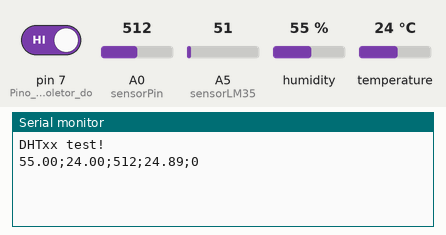
A sketch run on a simulated Arduino Uno, built with avr-gcc and run on an emulated ATmega328P. Parts: the last lines printed to the serial monitor. The inputs (shaded band) are chosen by the test bench; at power-on: humidity 55 %, A5 (sensorLM35) = 51, A0 (sensorPin) = 512, pin 7 (Pino_ligado_ao_coletor_do) HIGH, temperature 24 °C.

Above: at 1.2 s.
1.3 s: humidity set to 22 %
3.2 s: A5 (sensorLM35) set to 61
At 3.2 s:
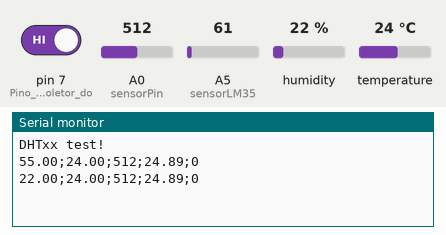
5.1 s: A0 (sensorPin) set to 716
At 6.8 s:
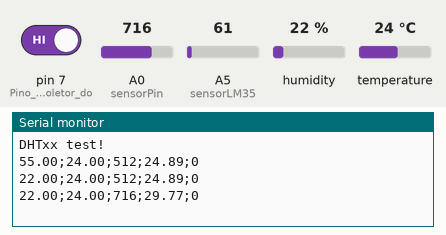
7.0 s: pin 7 (Pino_ligado_ao_coletor_do) driven LOW
8.9 s: temperature set to 12 °C
At 9.5 s:
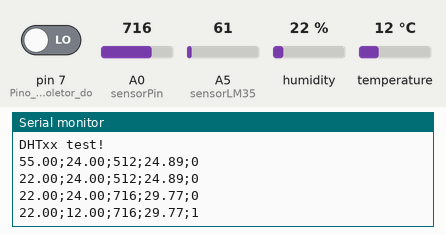
10.8 s: A5 (sensorLM35) set to 71
At 12.7 s:
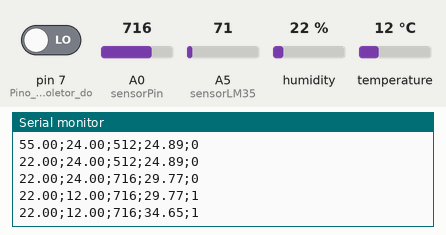
Timing chart, 0 to 13.7 s (numbered marks = the images above; inputs shaded):
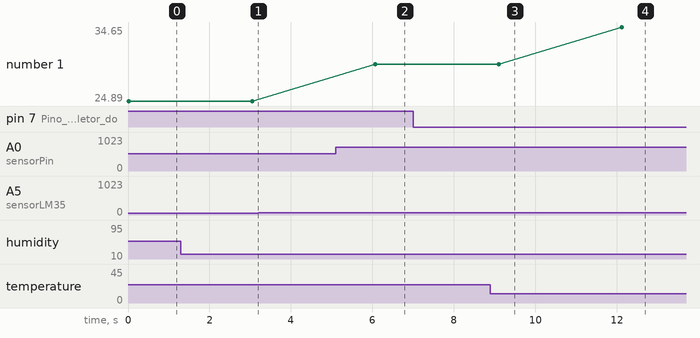

Measured:
- after the input at 5.1 s, the serial monitor: prints a new line after 0.97 s (image 2)
- after the input at 8.9 s, the serial monitor: prints a new line after 0.20 s (image 3)
- after the input at 10.8 s, the serial monitor: prints a new line after 1.3 s (image 4)
- plotted number 1: 29.77 → 34.65 after the input at 10.8 s

The sketch:

FIVE_SENSORS_V02.ino
```cpp
#include <DHT.h>
#include <DHT_U.h>

#include <Adafruit_Sensor.h>

#include <DHT.h>
#include <DHT_U.h>

#include "DHT.h"

#define DHTPIN A1 // pino que estamos conectado
#define DHTTYPE DHT11 // DHT 11


DHT dht(DHTPIN, DHTTYPE);
int pinosensor=A1;
void setup()

{
  pinMode(pinosensor,INPUT);
  Serial.begin(9600);
  Serial.println("DHTxx test!");
  dht.begin();
}

void loop()
{
  // A leitura da temperatura e umidade pode levar 250ms!
  // O atraso do sensor pode chegar a 2 segundos.
  float h = dht.readHumidity();
  float t = dht.readTemperature();
  // testa se retorno é valido, caso contrário algo está errado.
  if (isnan(t) || isnan(h))
  {
    Serial.println("Falha no sensor DHT");
  }
  else
  {
    //Serial.print("Umidade: ");
    Serial.print(h);
    Serial.print(";");
   // Serial.print("Temperatura: ");
    Serial.print(t);
    Serial.print(";");
   //Serial.println();
  }

int sensorPin=A0;
int sensorValue=0;

int sensorLM35 = A5;
float valorLM35 = analogRead(sensorLM35);
//delay(3000);
valorLM35 = analogRead(sensorLM35);
float temperatura = valorLM35*0.00488;
temperatura*=100;

//void loop(){
  sensorValue = analogRead(sensorPin);
  Serial.print(sensorValue);
  Serial.print(";");
  Serial.print(temperatura);
  Serial.print(";");

//sensor de proximidade
int objeto = 0;

//void setup()

  pinMode(7, INPUT); //Pino ligado ao coletor do fototransistor
  Serial.begin(9600);

//void loop()
{
  objeto = digitalRead(7);
  if (objeto == 0)
  {
    Serial.println(1);
  }
  else
  {
    Serial.println(0);
  }
delay(3000);
}

}
```
